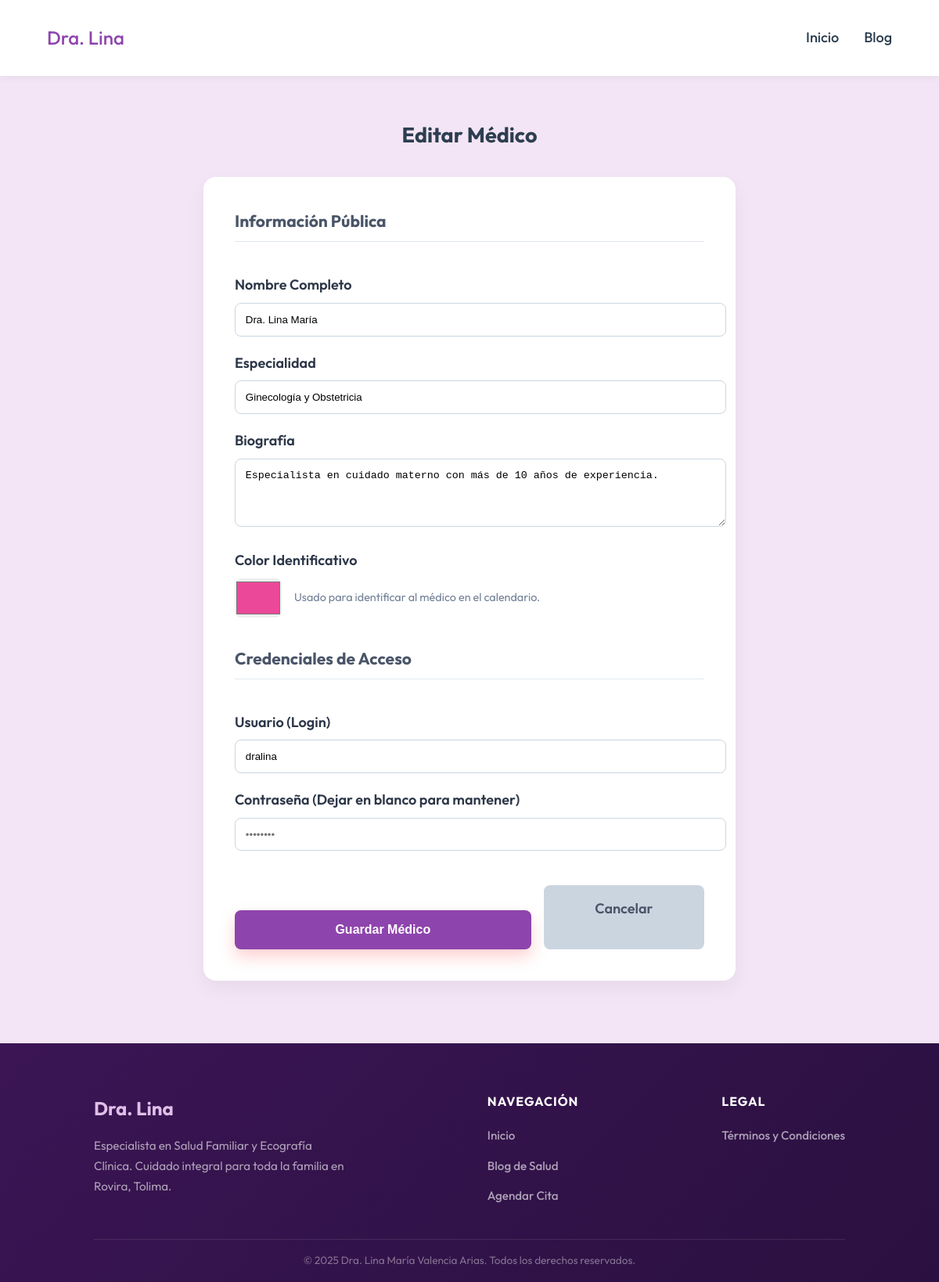
Screenshot of /admin/doctors/2/edit (signed in) with the database file from the repository.
### app/models.py (models this page shows)
class DoctorProfile(db.Model):
    id = db.Column(db.Integer, primary_key=True)
    user_id = db.Column(db.Integer, db.ForeignKey('user.id'), nullable=False)
    name = db.Column(db.String(100), nullable=False, default='Doctor')
    specialty = db.Column(db.String(100), nullable=False)
    bio = db.Column(db.Text)
    color = db.Column(db.String(20), default='#3b82f6')
    user = db.relationship('User', backref=db.backref('doctor_profile', uselist=False))

class User(UserMixin, db.Model):
    id = db.Column(db.Integer, primary_key=True)
    username = db.Column(db.String(80), unique=True, nullable=False)
    password_hash = db.Column(db.String(200), nullable=False)
    role = db.Column(db.String(20), default='admin')

### app/routes/admin.py (the view, shortened to what this page needs)
@admin_bp.route('/doctors/<int:id>/edit', methods=['GET', 'POST'])
@login_required
def admin_doctors_edit(id):
    from app.extensions import db
    from app.models import User, DoctorProfile
    doctor_user = User.query.get_or_404(id)
    if doctor_user.role != 'doctor':
        flash('No es un médico', 'danger')
        return redirect(url_for('admin.admin_doctors'))
    profile = DoctorProfile.query.filter_by(user_id=id).first()
    if not profile:
        profile = DoctorProfile(user_id=id, name=doctor_user.username, specialty='General')
        db.session.add(profile)
        db.session.commit()
    return render_template('admin/doctor_form.html', doctor=doctor_user, profile=profile)

### app/__init__.py (called while the page is built)
def create_app(config_name=None):
    if config_name is None:
        config_name = os.getenv('FLASK_ENV', 'development')
    app = Flask(__name__)
    app.config.from_object(config[config_name])
    db.init_app(app)
    migrate.init_app(app, db)
    login_manager.init_app(app)
    csrf.init_app(app)
    @login_manager.user_loader
    def load_user(user_id):
        from .models import User
        return User.query.get(int(user_id))
    from .routes import public_bp, admin_bp, api_bp
    app.register_blueprint(public_bp)
    app.register_blueprint(admin_bp)
    app.register_blueprint(api_bp)
    from . import models
    return app

### app/templates/admin/doctor_form.html (shortened to what this page needs)
{% extends "base.html" %}
{% block content %}
<section class="container" style="padding: 2rem; display: flex; flex-direction: column; align-items: center;">
    <h1 style="margin-bottom: 2rem; text-align: center;">{{ 'Editar' if doctor else 'Nuevo' }} Médico</h1>
    <form method="POST" class="card"
        style="width: 100%; max-width: 600px; padding: 2.5rem; background: white; border-radius: 16px; box-shadow: 0 10px 25px rgba(0,0,0,0.05); display: flex; flex-direction: column; gap: 1.25rem;">
        <h3 style="margin-top: 0; color: #4a5568; border-bottom: 1px solid #e2e8f0; padding-bottom: 0.5rem;">Información
            Pública</h3>
        <div>
            <label style="display: block; margin-bottom: 0.5rem; font-weight: 600; color: #2d3748;">Nombre
                Completo</label>
            <input type="text" name="name" value="{{ profile.name if profile else '' }}" required
                placeholder="Ej: Dr. Juan Pérez"
                style="width: 100%; padding: 0.8rem; border: 1px solid #cbd5e0; border-radius: 8px; transition: border-color 0.2s;">
        </div>
        <div>
            <label style="display: block; margin-bottom: 0.5rem; font-weight: 600; color: #2d3748;">Especialidad</label>
            <input type="text" name="specialty" value="{{ profile.specialty if profile else '' }}" required
                placeholder="Ej: Ginecología"
                style="width: 100%; padding: 0.8rem; border: 1px solid #cbd5e0; border-radius: 8px;">
        </div>
        <div>
            <label style="display: block; margin-bottom: 0.5rem; font-weight: 600; color: #2d3748;">Biografía</label>
            <textarea name="bio" rows="4" placeholder="Breve descripción profesional..."
                style="width: 100%; padding: 0.8rem; border: 1px solid #cbd5e0; border-radius: 8px; resize: vertical;">{{ profile.bio if profile else '' }}</textarea>
        </div>
        <div>
            <label style="display: block; margin-bottom: 0.5rem; font-weight: 600; color: #2d3748;">Color
                Identificativo</label>
            <div style="display: flex; align-items: center; gap: 1rem;">
                <input type="color" name="color" value="{{ profile.color if profile else '#3b82f6' }}"
                    style="height: 50px; width: 60px; padding: 0; border: none; cursor: pointer; border-radius: 8px; overflow: hidden;">
                <span style="color: #718096; font-size: 0.9rem;">Usado para identificar al médico en el
                    calendario.</span>
            </div>
        </div>
        <h3 style="margin-top: 1rem; color: #4a5568; border-bottom: 1px solid #e2e8f0; padding-bottom: 0.5rem;">
            Credenciales de Acceso</h3>
        <div>
            <label style="display: block; margin-bottom: 0.5rem; font-weight: 600; color: #2d3748;">Usuario
                (Login)</label>
            <input type="text" name="username" value="{{ doctor.username if doctor else '' }}" required
                placeholder="usuario_acceso"
                style="width: 100%; padding: 0.8rem; border: 1px solid #cbd5e0; border-radius: 8px;">
        </div>
        <div>
            <label style="display: block; margin-bottom: 0.5rem; font-weight: 600; color: #2d3748;">Contraseña {{
                '(Dejar en blanco para mantener)' if doctor else '' }}</label>
            <input type="password" name="password" {{ 'required' if not doctor else '' }} placeholder="••••••••"
                style="width: 100%; padding: 0.8rem; border: 1px solid #cbd5e0; border-radius: 8px;">
        </div>
        <div style="display: flex; gap: 1rem; margin-top: 1.5rem;">
            <button type="submit" class="btn-primary"
                style="flex: 2; border: none; padding: 1rem; border-radius: 8px; cursor: pointer; color: white; font-weight: 600; font-size: 1rem; transition: transform 0.1s;">Guardar
                Médico</button>
            <a href="{{ url_for('admin.admin_doctors') }}"
                style="flex: 1; text-align: center; text-decoration: none; padding: 1rem; background: #cbd5e0; color: #4a5568; border-radius: 8px; font-weight: 600; transition: background 0.2s;">Cancelar</a>
        </div>
    </form>
</section>
{% endblock %}

### app/static/css/style.css (style rules this page uses)
:root { --primary: #8e44ad; --secondary: #9b59b6; --accent: #e1bee7; --dark: #2c3e50; --light: #f3e5f5; --white: #FFFFFF; --text-muted: #7f8c8d; }
body { font-family: 'Outfit', sans-serif; background-color: var(--light); color: var(--dark); margin: 0; line-height: 1.6; font-size: 18px; }
.container { max-width: 1200px; margin: 0 auto; padding: 0 2rem; }
a { text-decoration: none; color: var(--dark); font-weight: 500; transition: color 0.3s; }
.btn-primary { margin-top: 2rem; background: var(--primary); color: var(--white); padding: 1rem 2.5rem; border-radius: 50px; font-size: 1.1rem; box-shadow: 0 10px 20px rgba(255, 107, 107, 0.3); transition: transform 0.3s; }

### rows the page displays
DoctorProfile: name "Dra. Lina María", specialty "Ginecología y Obstetricia", bio "Especialista en cuidado materno con más de 10 años de experiencia.", color "#ec4899"
User: username "dralina"

### other values shown
{{ 'Editar' if doctor else 'Nuevo' }} "Editar"
{{ '(Dejar en blanco para mantener)' if doctor else '' }} "(Dejar en blanco para mantener)"
